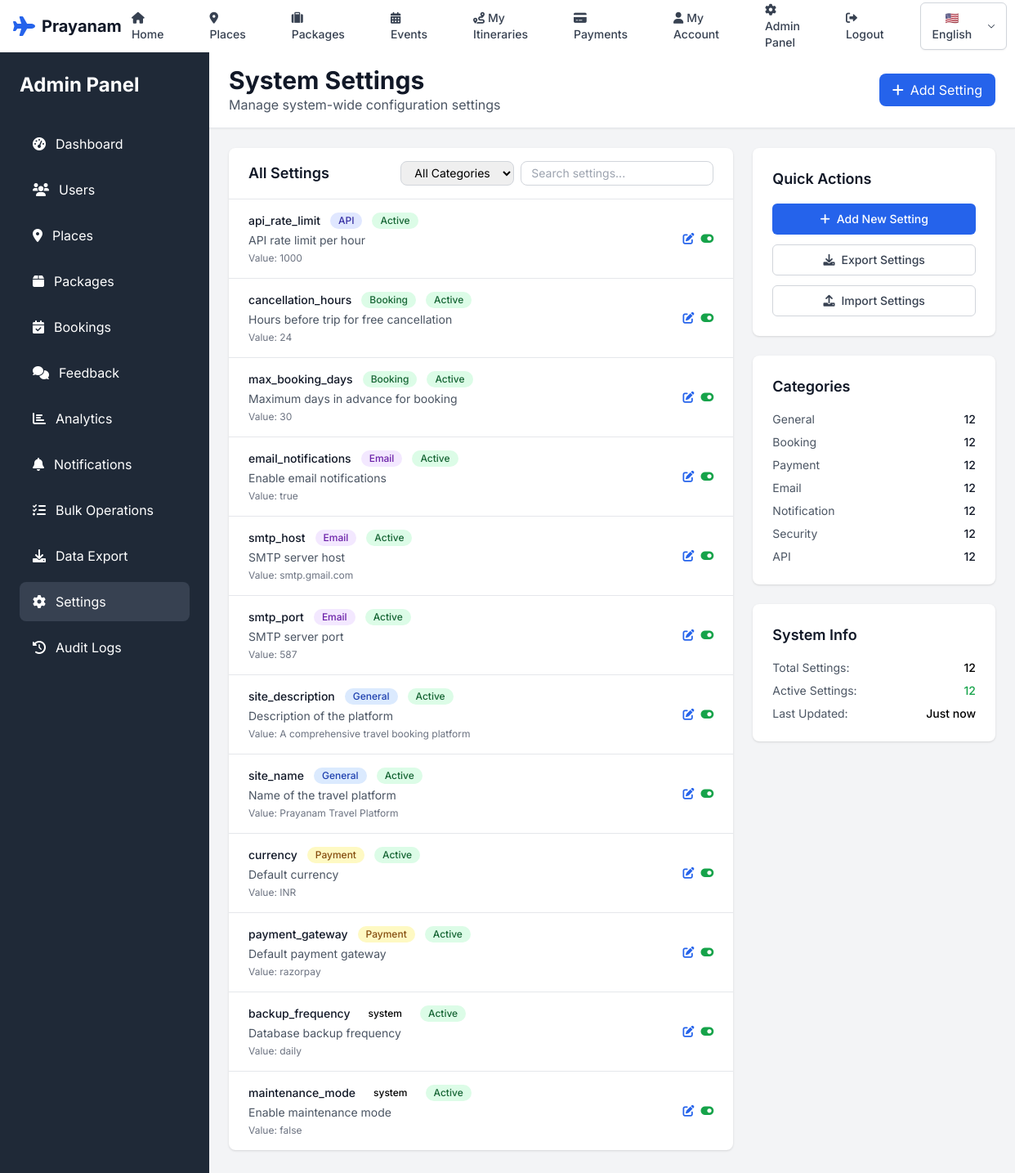
The app's page /admin-dashboard/settings/ (signed in) with its own data.
### admin_dashboard/models.py (models this page shows, shortened)
class AdminSettings(models.Model):
    SETTING_TYPES = [
        ('general', 'General'),
        ('booking', 'Booking'),
        ('payment', 'Payment'),
        ('email', 'Email'),
        ('notification', 'Notification'),
        ('security', 'Security'),
        ('api', 'API'),
    ]
    key = models.CharField(max_length=100, unique=True)
    value = models.TextField()
    setting_type = models.CharField(max_length=20, choices=SETTING_TYPES, default='general')
    description = models.TextField(blank=True)
    is_active = models.BooleanField(default=True)
    created_at = models.DateTimeField(auto_now_add=True)
    updated_at = models.DateTimeField(auto_now=True)
    class Meta:
        ordering = ['setting_type', 'key']
        verbose_name = 'Admin Setting'
        verbose_name_plural = 'Admin Settings'

### admin_dashboard/views.py (the view)
    def wrapper(request, *args, **kwargs):
        if not request.user.is_authenticated or not request.user.is_admin:
            messages.error(request, 'Access denied. Admin privileges required.')
            return redirect('home')
        return view_func(request, *args, **kwargs)

### admin_dashboard/forms.py
class AdminSettingsForm(forms.ModelForm):
    class Meta:
        model = AdminSettings
        fields = ['key', 'value', 'setting_type', 'description', 'is_active']
        widgets = {
            'description': forms.Textarea(attrs={'rows': 3}),
            'value': forms.Textarea(attrs={'rows': 4}),
        }

### accounts/models.py (called while the page is built)
    @property
    def is_admin(self):
        return self.role == 'admin'

### admin_dashboard/views.py (called while the page is built)
def admin_required(view_func):
    def wrapper(request, *args, **kwargs):
        if not request.user.is_authenticated or not request.user.is_admin:
            messages.error(request, 'Access denied. Admin privileges required.')
            return redirect('home')
        return view_func(request, *args, **kwargs)
    return wrapper

@admin_required
def system_settings(request):
    settings_objects = AdminSettings.objects.all()
    if request.method == 'POST':
        form = AdminSettingsForm(request.POST)
        if form.is_valid():
            setting = form.save()
            log_admin_action(request.user, 'create', 'AdminSetting', setting.id, setting.key, f'Created setting: {setting.key}')
            messages.success(request, 'Setting created successfully.')
            return redirect('admin_dashboard:system_settings')
    else:
        form = AdminSettingsForm()
    context = {
        'settings': settings_objects,
        'form': form,
        'setting_types': AdminSettings.SETTING_TYPES,
    }
    return render(request, 'admin_dashboard/system_settings.html', context)

### templates/admin_dashboard/system_settings.html (shortened to what this page needs)
{% extends 'base.html' %}
{% load static %}
{% block content %}
<div class="min-h-screen bg-gray-100 flex">
    <div class="w-64 min-h-screen bg-gray-800 text-white">
        <div class="p-6">
            <h2 class="text-2xl font-bold mb-8">Admin Panel</h2>
            <nav class="space-y-2">
                <a href="{% url 'admin_dashboard:dashboard' %}" class="flex items-center px-4 py-3 rounded-lg hover:bg-gray-700">
                    <i class="fas fa-tachometer-alt mr-3"></i>Dashboard
                </a>
                <a href="{% url 'admin_dashboard:user_management' %}" class="flex items-center px-4 py-3 rounded-lg hover:bg-gray-700">
                    <i class="fas fa-users mr-3"></i>Users
                </a>
                <a href="{% url 'admin_dashboard:place_management' %}" class="flex items-center px-4 py-3 rounded-lg hover:bg-gray-700">
                    <i class="fas fa-map-marker-alt mr-3"></i>Places
                </a>
                <a href="{% url 'admin_dashboard:package_management' %}" class="flex items-center px-4 py-3 rounded-lg hover:bg-gray-700">
                    <i class="fas fa-box mr-3"></i>Packages
                </a>
                <a href="{% url 'admin_dashboard:booking_management' %}" class="flex items-center px-4 py-3 rounded-lg hover:bg-gray-700">
                    <i class="fas fa-calendar-check mr-3"></i>Bookings
                </a>
                <a href="{% url 'admin_dashboard:feedback_management' %}" class="flex items-center px-4 py-3 rounded-lg hover:bg-gray-700">
                    <i class="fas fa-comments mr-3"></i>Feedback
                </a>
                <a href="{% url 'admin_dashboard:analytics' %}" class="flex items-center px-4 py-3 rounded-lg hover:bg-gray-700">
                    <i class="fas fa-chart-bar mr-3"></i>Analytics
                </a>
                <a href="{% url 'admin_dashboard:notifications' %}" class="flex items-center px-4 py-3 rounded-lg hover:bg-gray-700">
                    <i class="fas fa-bell mr-3"></i>Notifications
                </a>
                <a href="{% url 'admin_dashboard:bulk_operations' %}" class="flex items-center px-4 py-3 rounded-lg hover:bg-gray-700">
                    <i class="fas fa-tasks mr-3"></i>Bulk Operations
                </a>
                <a href="{% url 'admin_dashboard:data_export' %}" class="flex items-center px-4 py-3 rounded-lg hover:bg-gray-700">
                    <i class="fas fa-download mr-3"></i>Data Export
                </a>
                <a href="{% url 'admin_dashboard:system_settings' %}" class="flex items-center px-4 py-3 rounded-lg bg-gray-700">
                    <i class="fas fa-cog mr-3"></i>Settings
                </a>
                <a href="{% url 'admin_dashboard:audit_logs' %}" class="flex items-center px-4 py-3 rounded-lg hover:bg-gray-700">
                    <i class="fas fa-history mr-3"></i>Audit Logs
                </a>
            </nav>
        </div>
    </div>
    <div class="flex-1 flex flex-col">
        <div class="bg-white shadow-sm border-b">
            <div class="px-6 py-4">
                <div class="flex justify-between items-center">
                    <div>
                        <h1 class="text-3xl font-bold text-gray-900">System Settings</h1>
                        <p class="text-gray-600">Manage system-wide configuration settings</p>
                    </div>
                    <button onclick="openAddSettingModal()" class="bg-blue-600 text-white px-4 py-2 rounded-lg hover:bg-blue-700 transition">
                        <i class="fas fa-plus mr-2"></i>Add Setting
                    </button>
                </div>
            </div>
        </div>
        <div class="flex-1 p-6">
            <div class="grid grid-cols-1 lg:grid-cols-3 gap-6">
                <div class="lg:col-span-2">
                    <div class="bg-white rounded-lg shadow">
                        <div class="px-6 py-4 border-b border-gray-200">
                            <div class="flex justify-between items-center">
                                <h3 class="text-lg font-semibold text-gray-900">All Settings</h3>
                                <div class="flex space-x-2">
                                    <select id="categoryFilter" class="border border-gray-300 rounded-lg px-3 py-1 text-sm">
                                        <option value="">All Categories</option>
                                    </select>
                                    <input type="text" id="searchSettings" placeholder="Search settings..." class="border border-gray-300 rounded-lg px-3 py-1 text-sm">
                                </div>
                            </div>
                        </div>
                        <div class="divide-y divide-gray-200">
                            {% for setting in settings %}
                            <div class="px-6 py-4 hover:bg-gray-50 setting-item" data-category="{{ setting.setting_type }}">
                                <div class="flex items-center justify-between">
                                    <div class="flex-1">
                                        <div class="flex items-center space-x-3">
                                            <h4 class="text-sm font-medium text-gray-900">{{ setting.key }}</h4>
                                            <span class="inline-flex items-center px-2.5 py-0.5 rounded-full text-xs font-medium
                                                {% if setting.setting_type == 'general' %}bg-blue-100 text-blue-800
                                                {% elif setting.setting_type == 'booking' %}bg-green-100 text-green-800
                                                {% elif setting.setting_type == 'payment' %}bg-yellow-100 text-yellow-800
                                                {% elif setting.setting_type == 'email' %}bg-purple-100 text-purple-800
                                                {% elif setting.setting_type == 'notification' %}bg-red-100 text-red-800
                                                {% elif setting.setting_type == 'security' %}bg-gray-100 text-gray-800
                                                {% elif setting.setting_type == 'api' %}bg-indigo-100 text-indigo-800
                                                {% endif %}">
                                                {{ setting.get_setting_type_display }}
                                            </span>
                                            {% if setting.is_active %}
                                            <span class="inline-flex items-center px-2.5 py-0.5 rounded-full text-xs font-medium bg-green-100 text-green-800">
                                                Active
                                            </span>
                                            {% else %}
                                            <span class="inline-flex items-center px-2.5 py-0.5 rounded-full text-xs font-medium bg-red-100 text-red-800">
                                                Inactive
                                            </span>
                                            {% endif %}
                                        </div>
                                        <p class="text-sm text-gray-600 mt-1">{{ setting.description|truncatechars:100 }}</p>
                                        <p class="text-xs text-gray-500 mt-1">Value: {{ setting.value|truncatechars:50 }}</p>
                                    </div>
                                    <div class="flex items-center space-x-2">
                                        <a href="{% url 'admin_dashboard:edit_setting' setting.id %}" class="text-blue-600 hover:text-blue-800 text-sm">
                                            <i class="fas fa-edit"></i>
                                        </a>
                                        <button onclick="toggleSetting({{ setting.id }})" class="text-gray-600 hover:text-gray-800 text-sm">
                                            {% if setting.is_active %}
                                            <i class="fas fa-toggle-on text-green-600"></i>
                                            {% else %}
                                            <i class="fas fa-toggle-off text-gray-400"></i>
                                            {% endif %}
                                        </button>
                                    </div>
                                </div>
                            </div>
                            {% empty %}
                            <div class="px-6 py-8 text-center">
                                <i class="fas fa-cog text-4xl text-gray-300 mb-4"></i>
                                <p class="text-gray-500">No settings found</p>
                            </div>
                            {% endfor %}
                        </div>
                    </div>
                </div>
                <div class="space-y-6">
                    <div class="bg-white rounded-lg shadow p-6">
                        <h3 class="text-lg font-semibold text-gray-900 mb-4">Quick Actions</h3>
                        <div class="space-y-3">
                            <button onclick="openAddSettingModal()" class="w-full flex items-center justify-center px-4 py-2 border border-transparent text-sm font-medium rounded-md text-white bg-blue-600 hover:bg-blue-700">
                                <i class="fas fa-plus mr-2"></i>Add New Setting
                            </button>
                            <button onclick="exportSettings()" class="w-full flex items-center justify-center px-4 py-2 border border-gray-300 text-sm font-medium rounded-md text-gray-700 bg-white hover:bg-gray-50">
                                <i class="fas fa-download mr-2"></i>Export Settings
                            </button>
                            <button onclick="importSettings()" class="w-full flex items-center justify-center px-4 py-2 border border-gray-300 text-sm font-medium rounded-md text-gray-700 bg-white hover:bg-gray-50">
                                <i class="fas fa-upload mr-2"></i>Import Settings
                            </button>
                        </div>
                    </div>
                    <div class="bg-white rounded-lg shadow p-6">
                        <h3 class="text-lg font-semibold text-gray-900 mb-4">Categories</h3>
                        <div class="space-y-2">
                            {% for type_key, type_label in setting_types %}
                            <div class="flex items-center justify-between">
                                <span class="text-sm text-gray-600">{{ type_label }}</span>
                                <span class="text-sm font-medium text-gray-900">{{ settings|length }}</span>
                            </div>
                            {% endfor %}
                        </div>
                    </div>
                    <div class="bg-white rounded-lg shadow p-6">
                        <h3 class="text-lg font-semibold text-gray-900 mb-4">System Info</h3>
                        <div class="space-y-2 text-sm">
                            <div class="flex justify-between">
                                <span class="text-gray-600">Total Settings:</span>
                                <span class="font-medium">{{ settings|length }}</span>
                            </div>
                            <div class="flex justify-between">
                                <span class="text-gray-600">Active Settings:</span>
                                <span class="font-medium text-green-600">{{ settings|length }}</span>
                            </div>
                            <div class="flex justify-between">
                                <span class="text-gray-600">Last Updated:</span>
                                <span class="font-medium">Just now</span>
                            </div>
                        </div>
                    </div>
                </div>
            </div>
        </div>
    </div>
</div>
{% endblock %}

### templates/base.html (style rules this page uses)
body { font-family: 'Inter', sans-serif; }

### records on screen
AdminSettings: key "api_rate_limit", setting_type "API", is_active "Active", description "API rate limit per hour", value "1000"
AdminSettings: key "cancellation_hours", setting_type "Booking", is_active "Active", description "Hours before trip for free cancellation", value "24"
AdminSettings: key "max_booking_days", setting_type "Booking", is_active "Active", description "Maximum days in advance for booking", value "30"
AdminSettings: key "email_notifications", setting_type "Email", is_active "Active", description "Enable email notifications", value "true"
AdminSettings: key "smtp_host", setting_type "Email", is_active "Active", description "SMTP server host", value "smtp.gmail.com"
AdminSettings: key "smtp_port", setting_type "Email", is_active "Active", description "SMTP server port", value "587"
AdminSettings: key "site_description", setting_type "General", is_active "Active", description "Description of the platform", value "A comprehensive travel booking platform"
AdminSettings: key "site_name", setting_type "General", is_active "Active", description "Name of the travel platform", value "Prayanam Travel Platform"
AdminSettings: key "currency", setting_type "Payment", is_active "Active", description "Default currency", value "INR"
AdminSettings: key "payment_gateway", setting_type "Payment", is_active "Active", description "Default payment gateway", value "razorpay"
AdminSettings: key "backup_frequency", setting_type "system", is_active "Active", description "Database backup frequency", value "daily"
AdminSettings: key "maintenance_mode", setting_type "system", is_active "Active", description "Enable maintenance mode", value "false"

### other values on screen
{{ type_label }} "General" "Booking" "Payment" "Email" "Notification" "Security" "API"
{{ settings|length }} "12" "12" "12" "12" "12" "12" "12"
{{ settings|length }} "12"
